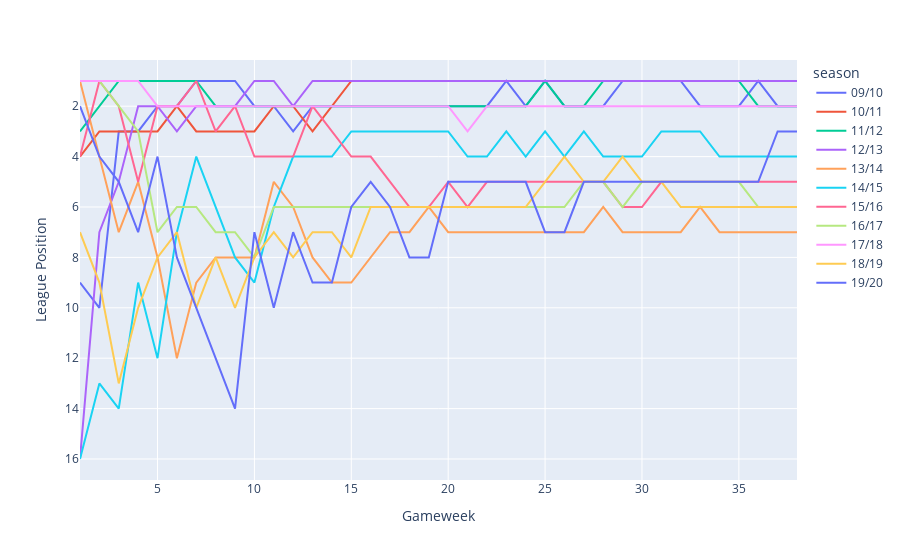

Notebook code for this chart:
### Code cell
pd.options.plotting.backend = "plotly"

fig = df2.plot(labels = dict(index="Gameweek",value="League Position",variable="season",line_shape="hv"))
fig['layout']['yaxis']['autorange'] = "reversed"

fig.show(include_plotlyjs=False,output_type='div')

### Figure 1 — Plotly figure (JSON) as saved in the notebook; plotly's stock layout.template omitted (floating-point values rounded to 4 significant figures)
{"data": [{"hovertemplate": "season=09/10<br>Gameweek=%{x}<br>League Position=%{y}<extra></extra>", "legendgroup": "09/10", "line": {"color": "#636efa", "dash": "solid"}, "mode": "lines", "name": "09/10", "orientation": "v", "showlegend": true, "type": "scatter", "x": [1, 2, 3, 4, 5, 6, 7, 8, 9, 10, 11, 12, 13, 14, 15, 16, 17, 18, 19, 20, 21, 22, 23, 24, 25, 26, 27, 28, 29, 30, 31, 32, 33, 34, 35, 36, 37, 38], "xaxis": "x", "y": [9, 10, 3, 3, 2, 2, 1, 1, 1, 2, 2, 3, 2, 2, 2, 2, 2, 2, 2, 2, 2, 2, 1, 2, 1, 2, 2, 2, 1, 1, 1, 1, 2, 2, 2, 1, 2, 2], "yaxis": "y"}, {"hovertemplate": "season=10/11<br>Gameweek=%{x}<br>League Position=%{y}<extra></extra>", "legendgroup": "10/11", "line": {"color": "#EF553B", "dash": "solid"}, "mode": "lines", "name": "10/11", "orientation": "v", "showlegend": true, "type": "scatter", "x": [1, 2, 3, 4, 5, 6, 7, 8, 9, 10, 11, 12, 13, 14, 15, 16, 17, 18, 19, 20, 21, 22, 23, 24, 25, 26, 27, 28, 29, 30, 31, 32, 33, 34, 35, 36, 37, 38], "xaxis": "x", "y": [4, 3, 3, 3, 3, 2, 3, 3, 3, 3, 2, 2, 3, 2, 1, 1, 1, 1, 1, 1, 1, 1, 1, 1, 1, 1, 1, 1, 1, 1, 1, 1, 1, 1, 1, 1, 1, 1], "yaxis": "y"}, {"hovertemplate": "season=11/12<br>Gameweek=%{x}<br>League Position=%{y}<extra></extra>", "legendgroup": "11/12", "line": {"color": "#00cc96", "dash": "solid"}, "mode": "lines", "name": "11/12", "orientation": "v", "showlegend": true, "type": "scatter", "x": [1, 2, 3, 4, 5, 6, 7, 8, 9, 10, 11, 12, 13, 14, 15, 16, 17, 18, 19, 20, 21, 22, 23, 24, 25, 26, 27, 28, 29, 30, 31, 32, 33, 34, 35, 36, 37, 38], "xaxis": "x", "y": [3, 2, 1, 1, 1, 1, 1, 2, 2, 2, 2, 2, 2, 2, 2, 2, 2, 2, 2, 2, 2, 2, 2, 2, 1, 2, 2, 1, 1, 1, 1, 1, 1, 1, 1, 2, 2, 2], "yaxis": "y"}, {"hovertemplate": "season=12/13<br>Gameweek=%{x}<br>League Position=%{y}<extra></extra>", "legendgroup": "12/13", "line": {"color": "#ab63fa", "dash": "solid"}, "mode": "lines", "name": "12/13", "orientation": "v", "showlegend": true, "type": "scatter", "x": [1, 2, 3, 4, 5, 6, 7, 8, 9, 10, 11, 12, 13, 14, 15, 16, 17, 18, 19, 20, 21, 22, 23, 24, 25, 26, 27, 28, 29, 30, 31, 32, 33, 34, 35, 36, 37, 38], "xaxis": "x", "y": [16, 7, 5, 2, 2, 3, 2, 2, 2, 1, 1, 2, 1, 1, 1, 1, 1, 1, 1, 1, 1, 1, 1, 1, 1, 1, 1, 1, 1, 1, 1, 1, 1, 1, 1, 1, 1, 1], "yaxis": "y"}, {"hovertemplate": "season=13/14<br>Gameweek=%{x}<br>League Position=%{y}<extra></extra>", "legendgroup": "13/14", "line": {"color": "#FFA15A", "dash": "solid"}, "mode": "lines", "name": "13/14", "orientation": "v", "showlegend": true, "type": "scatter", "x": [1, 2, 3, 4, 5, 6, 7, 8, 9, 10, 11, 12, 13, 14, 15, 16, 17, 18, 19, 20, 21, 22, 23, 24, 25, 26, 27, 28, 29, 30, 31, 32, 33, 34, 35, 36, 37, 38], "xaxis": "x", "y": [1, 4, 7, 5, 8, 12, 9, 8, 8, 8, 5, 6, 8, 9, 9, 8, 7, 7, 6, 7, 7, 7, 7, 7, 7, 7, 7, 6, 7, 7, 7, 7, 6, 7, 7, 7, 7, 7], "yaxis": "y"}, {"hovertemplate": "season=14/15<br>Gameweek=%{x}<br>League Position=%{y}<extra></extra>", "legendgroup": "14/15", "line": {"color": "#19d3f3", "dash": "solid"}, "mode": "lines", "name": "14/15", "orientation": "v", "showlegend": true, "type": "scatter", "x": [1, 2, 3, 4, 5, 6, 7, 8, 9, 10, 11, 12, 13, 14, 15, 16, 17, 18, 19, 20, 21, 22, 23, 24, 25, 26, 27, 28, 29, 30, 31, 32, 33, 34, 35, 36, 37, 38], "xaxis": "x", "y": [16, 13, 14, 9, 12, 7, 4, 6, 8, 9, 6, 4, 4, 4, 3, 3, 3, 3, 3, 3, 4, 4, 3, 4, 3, 4, 3, 4, 4, 4, 3, 3, 3, 4, 4, 4, 4, 4], "yaxis": "y"}, {"hovertemplate": "season=15/16<br>Gameweek=%{x}<br>League Position=%{y}<extra></extra>", "legendgroup": "15/16", "line": {"color": "#FF6692", "dash": "solid"}, "mode": "lines", "name": "15/16", "orientation": "v", "showlegend": true, "type": "scatter", "x": [1, 2, 3, 4, 5, 6, 7, 8, 9, 10, 11, 12, 13, 14, 15, 16, 17, 18, 19, 20, 21, 22, 23, 24, 25, 26, 27, 28, 29, 30, 31, 32, 33, 34, 35, 36, 37, 38], "xaxis": "x", "y": [4, 1, 2, 5, 2, 2, 1, 3, 2, 4, 4, 4, 2, 3, 4, 4, 5, 6, 6, 5, 6, 5, 5, 5, 5, 5, 5, 5, 6, 6, 5, 5, 5, 5, 5, 5, 5, 5], "yaxis": "y"}, {"hovertemplate": "season=16/17<br>Gameweek=%{x}<br>League Position=%{y}<extra></extra>", "legendgroup": "16/17", "line": {"color": "#B6E880", "dash": "solid"}, "mode": "lines", "name": "16/17", "orientation": "v", "showlegend": true, "type": "scatter", "x": [1, 2, 3, 4, 5, 6, 7, 8, 9, 10, 11, 12, 13, 14, 15, 16, 17, 18, 19, 20, 21, 22, 23, 24, 25, 26, 27, 28, 29, 30, 31, 32, 33, 34, 35, 36, 37, 38], "xaxis": "x", "y": [1, 1, 2, 3, 7, 6, 6, 7, 7, 8, 6, 6, 6, 6, 6, 6, 6, 6, 6, 6, 6, 6, 6, 6, 6, 6, 5, 5, 6, 5, 5, 5, 5, 5, 5, 6, 6, 6], "yaxis": "y"}, {"hovertemplate": "season=17/18<br>Gameweek=%{x}<br>League Position=%{y}<extra></extra>", "legendgroup": "17/18", "line": {"color": "#FF97FF", "dash": "solid"}, "mode": "lines", "name": "17/18", "orientation": "v", "showlegend": true, "type": "scatter", "x": [1, 2, 3, 4, 5, 6, 7, 8, 9, 10, 11, 12, 13, 14, 15, 16, 17, 18, 19, 20, 21, 22, 23, 24, 25, 26, 27, 28, 29, 30, 31, 32, 33, 34, 35, 36, 37, 38], "xaxis": "x", "y": [1, 1, 1, 1, 2, 2, 2, 2, 2, 2, 2, 2, 2, 2, 2, 2, 2, 2, 2, 2, 3, 2, 2, 2, 2, 2, 2, 2, 2, 2, 2, 2, 2, 2, 2, 2, 2, 2], "yaxis": "y"}, {"hovertemplate": "season=18/19<br>Gameweek=%{x}<br>League Position=%{y}<extra></extra>", "legendgroup": "18/19", "line": {"color": "#FECB52", "dash": "solid"}, "mode": "lines", "name": "18/19", "orientation": "v", "showlegend": true, "type": "scatter", "x": [1, 2, 3, 4, 5, 6, 7, 8, 9, 10, 11, 12, 13, 14, 15, 16, 17, 18, 19, 20, 21, 22, 23, 24, 25, 26, 27, 28, 29, 30, 31, 32, 33, 34, 35, 36, 37, 38], "xaxis": "x", "y": [7, 9, 13, 10, 8, 7, 10, 8, 10, 8, 7, 8, 7, 7, 8, 6, 6, 6, 6, 6, 6, 6, 6, 6, 5, 4, 5, 5, 4, 5, 5, 6, 6, 6, 6, 6, 6, 6], "yaxis": "y"}, {"hovertemplate": "season=19/20<br>Gameweek=%{x}<br>League Position=%{y}<extra></extra>", "legendgroup": "19/20", "line": {"color": "#636efa", "dash": "solid"}, "mode": "lines", "name": "19/20", "orientation": "v", "showlegend": true, "type": "scatter", "x": [1, 2, 3, 4, 5, 6, 7, 8, 9, 10, 11, 12, 13, 14, 15, 16, 17, 18, 19, 20, 21, 22, 23, 24, 25, 26, 27, 28, 29, 30, 31, 32, 33, 34, 35, 36, 37, 38], "xaxis": "x", "y": [2, 4, 5, 7, 4, 8, 10, 12, 14, 7, 10, 7, 9, 9, 6, 5, 6, 8, 8, 5, 5, 5, 5, 5, 7, 7, 5, 5, 5, 5, 5, 5, 5, 5, 5, 5, 3, 3], "yaxis": "y"}], "layout": {"legend": {"title": {"text": "season"}, "tracegroupgap": 0}, "margin": {"t": 60}, "xaxis": {"anchor": "y", "domain": [0, 1], "title": {"text": "Gameweek"}}, "yaxis": {"anchor": "x", "autorange": "reversed", "domain": [0, 1], "title": {"text": "League Position"}}}}
